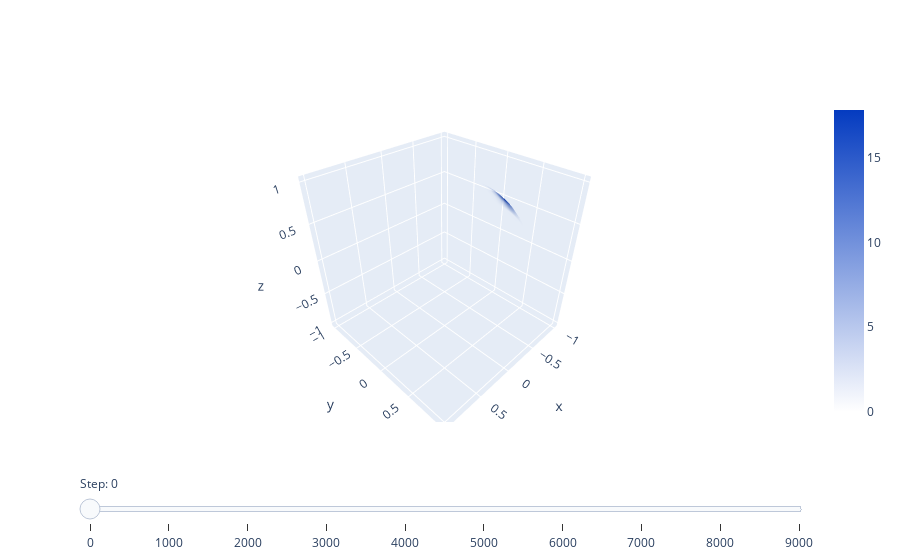

The notebook cell this image was saved under:
### Code cell
use_mean_dist = True
learning_rate = 1e-2

all_steps = all_steps_by_hparams[(use_mean_dist, learning_rate)]
all_coeffs = all_coeffs_by_hparams[(use_mean_dist, learning_rate)]
# Make a slider plot of the angular distributions.
fig = go.Figure()
for step, coeffs in zip(all_steps, all_coeffs):
    step_dist = coeffs_to_dist(coeffs)
    step_dist.grid_values = step_dist.grid_values[0, :, :]
    step_trace = go.Surface(
        step_dist.plotly_surface(),
        colorscale=[[0, "rgba(4, 59, 192, 0.)"], [1, "rgba(4, 59, 192, 1.)"]],
        showscale=True,
        cmin=step_dist.grid_values.min().item(),
        cmax=step_dist.grid_values.max().item(),
        visible=False,
    )
    fig.add_trace(step_trace)

# Make 0th trace visible
fig.data[0].visible = True

# Create and add slider
steps = []
for i in range(len(fig.data)):
    step = dict(
        method="update",
        args=[{"visible": [False] * len(fig.data)},
              {"title": f"Step: {all_steps[i]}"}],  # layout attribute
        label=f"{all_steps[i]}"
    )
    step["args"][0]["visible"][i] = True  # Toggle i'th trace to "visible"
    steps.append(step)

sliders = [dict(
    active=10,
    currentvalue={"prefix": "Step: "},
    pad={"t": 50},
    steps=steps
)]

fig.update_layout(
    sliders=sliders
)

fig.show()

### Figure 1 — Plotly figure (JSON) as saved in the notebook; plotly's stock layout.template omitted (floating-point values rounded to 4 significant figures; data arrays with more than 128 entries replaced by an {"elided": "..."} marker saying what was removed)
{"data": [{"cmax": 17.82, "cmin": 1.017e-14, "colorscale": [[0, "rgba(4, 59, 192, 0.)"], [1, "rgba(4, 59, 192, 1.)"]], "showscale": true, "surfacecolor": {"elided": "42x40 float values"}, "type": "surface", "visible": true, "x": {"elided": "42x40 float values"}, "y": {"elided": "42x40 float values"}, "z": {"elided": "42x40 float values"}}, {"cmax": 9.748, "cmin": 5.955e-20, "colorscale": [[0, "rgba(4, 59, 192, 0.)"], [1, "rgba(4, 59, 192, 1.)"]], "showscale": true, "surfacecolor": {"elided": "42x40 float values"}, "type": "surface", "visible": false, "x": {"elided": "42x40 float values"}, "y": {"elided": "42x40 float values"}, "z": {"elided": "42x40 float values"}}, {"cmax": 14.16, "cmin": 6.622e-31, "colorscale": [[0, "rgba(4, 59, 192, 0.)"], [1, "rgba(4, 59, 192, 1.)"]], "showscale": true, "surfacecolor": {"elided": "42x40 float values"}, "type": "surface", "visible": false, "x": {"elided": "42x40 float values"}, "y": {"elided": "42x40 float values"}, "z": {"elided": "42x40 float values"}}, {"cmax": 16.86, "cmin": 8.698e-41, "colorscale": [[0, "rgba(4, 59, 192, 0.)"], [1, "rgba(4, 59, 192, 1.)"]], "showscale": true, "surfacecolor": {"elided": "42x40 float values"}, "type": "surface", "visible": false, "x": {"elided": "42x40 float values"}, "y": {"elided": "42x40 float values"}, "z": {"elided": "42x40 float values"}}, {"cmax": 18.41, "cmin": 0, "colorscale": [[0, "rgba(4, 59, 192, 0.)"], [1, "rgba(4, 59, 192, 1.)"]], "showscale": true, "surfacecolor": {"elided": "42x40 float values"}, "type": "surface", "visible": false, "x": {"elided": "42x40 float values"}, "y": {"elided": "42x40 float values"}, "z": {"elided": "42x40 float values"}}, {"cmax": 19.25, "cmin": 0, "colorscale": [[0, "rgba(4, 59, 192, 0.)"], [1, "rgba(4, 59, 192, 1.)"]], "showscale": true, "surfacecolor": {"elided": "42x40 float values"}, "type": "surface", "visible": false, "x": {"elided": "42x40 float values"}, "y": {"elided": "42x40 float values"}, "z": {"elided": "42x40 float values"}}, {"cmax": 19.69, "cmin": 0, "colorscale": [[0, "rgba(4, 59, 192, 0.)"], [1, "rgba(4, 59, 192, 1.)"]], "showscale": true, "surfacecolor": {"elided": "42x40 float values"}, "type": "surface", "visible": false, "x": {"elided": "42x40 float values"}, "y": {"elided": "42x40 float values"}, "z": {"elided": "42x40 float values"}}, {"cmax": 19.91, "cmin": 0, "colorscale": [[0, "rgba(4, 59, 192, 0.)"], [1, "rgba(4, 59, 192, 1.)"]], "showscale": true, "surfacecolor": {"elided": "42x40 float values"}, "type": "surface", "visible": false, "x": {"elided": "42x40 float values"}, "y": {"elided": "42x40 float values"}, "z": {"elided": "42x40 float values"}}, {"cmax": 20.03, "cmin": 0, "colorscale": [[0, "rgba(4, 59, 192, 0.)"], [1, "rgba(4, 59, 192, 1.)"]], "showscale": true, "surfacecolor": {"elided": "42x40 float values"}, "type": "surface", "visible": false, "x": {"elided": "42x40 float values"}, "y": {"elided": "42x40 float values"}, "z": {"elided": "42x40 float values"}}, {"cmax": 20.1, "cmin": 0, "colorscale": [[0, "rgba(4, 59, 192, 0.)"], [1, "rgba(4, 59, 192, 1.)"]], "showscale": true, "surfacecolor": {"elided": "42x40 float values"}, "type": "surface", "visible": false, "x": {"elided": "42x40 float values"}, "y": {"elided": "42x40 float values"}, "z": {"elided": "42x40 float values"}}], "layout": {"sliders": [{"active": 10, "currentvalue": {"prefix": "Step: "}, "pad": {"t": 50}, "steps": [{"args": [{"visible": [true, false, false, false, false, false, false, false, false, false]}, {"title": "Step: 0"}], "label": "0", "method": "update"}, {"args": [{"visible": [false, true, false, false, false, false, false, false, false, false]}, {"title": "Step: 1000"}], "label": "1000", "method": "update"}, {"args": [{"visible": [false, false, true, false, false, false, false, false, false, false]}, {"title": "Step: 2000"}], "label": "2000", "method": "update"}, {"args": [{"visible": [false, false, false, true, false, false, false, false, false, false]}, {"title": "Step: 3000"}], "label": "3000", "method": "update"}, {"args": [{"visible": [false, false, false, false, true, false, false, false, false, false]}, {"title": "Step: 4000"}], "label": "4000", "method": "update"}, {"args": [{"visible": [false, false, false, false, false, true, false, false, false, false]}, {"title": "Step: 5000"}], "label": "5000", "method": "update"}, {"args": [{"visible": [false, false, false, false, false, false, true, false, false, false]}, {"title": "Step: 6000"}], "label": "6000", "method": "update"}, {"args": [{"visible": [false, false, false, false, false, false, false, true, false, false]}, {"title": "Step: 7000"}], "label": "7000", "method": "update"}, {"args": [{"visible": [false, false, false, false, false, false, false, false, true, false]}, {"title": "Step: 8000"}], "label": "8000", "method": "update"}, {"args": [{"visible": [false, false, false, false, false, false, false, false, false, true]}, {"title": "Step: 9000"}], "label": "9000", "method": "update"}]}]}}
